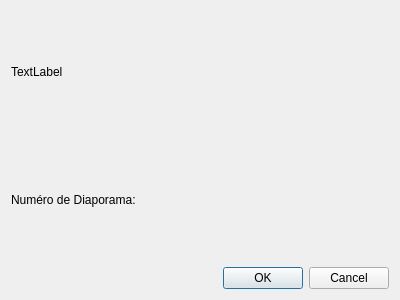
<?xml version="1.0" encoding="UTF-8"?>
<ui version="4.0">
 <class>Dialog</class>
 <widget class="QDialog" name="Dialog">
  <property name="geometry">
   <rect>
    <x>0</x>
    <y>0</y>
    <width>400</width>
    <height>300</height>
   </rect>
  </property>
  <property name="windowTitle">
   <string>Dialog</string>
  </property>
  <layout class="QVBoxLayout" name="verticalLayout">
   <item>
    <widget class="QLabel" name="label_2">
     <property name="text">
      <string>TextLabel</string>
     </property>
    </widget>
   </item>
   <item>
    <widget class="QLabel" name="label">
     <property name="text">
      <string>Numéro de Diaporama:</string>
     </property>
    </widget>
   </item>
   <item>
    <widget class="QDialogButtonBox" name="buttonBox">
     <property name="orientation">
      <enum>Qt::Horizontal</enum>
     </property>
     <property name="standardButtons">
      <set>QDialogButtonBox::Cancel|QDialogButtonBox::Ok</set>
     </property>
    </widget>
   </item>
  </layout>
 </widget>
 <resources/>
 <connections>
  <connection>
   <sender>buttonBox</sender>
   <signal>accepted()</signal>
   <receiver>Dialog</receiver>
   <slot>accept()</slot>
   <hints>
    <hint type="sourcelabel">
     <x>248</x>
     <y>254</y>
    </hint>
    <hint type="destinationlabel">
     <x>157</x>
     <y>274</y>
    </hint>
   </hints>
  </connection>
  <connection>
   <sender>buttonBox</sender>
   <signal>rejected()</signal>
   <receiver>Dialog</receiver>
   <slot>reject()</slot>
   <hints>
    <hint type="sourcelabel">
     <x>316</x>
     <y>260</y>
    </hint>
    <hint type="destinationlabel">
     <x>286</x>
     <y>274</y>
    </hint>
   </hints>
  </connection>
 </connections>
</ui>
